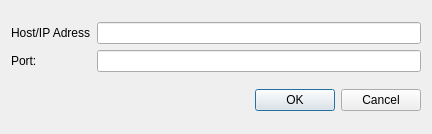
<?xml version="1.0" encoding="UTF-8"?>
<ui version="4.0">
 <class>ConnectDlg</class>
 <widget class="QDialog" name="ConnectDlg">
  <property name="geometry">
   <rect>
    <x>0</x>
    <y>0</y>
    <width>432</width>
    <height>134</height>
   </rect>
  </property>
  <property name="windowTitle">
   <string>Connect to Server</string>
  </property>
  <layout class="QVBoxLayout" name="verticalLayout">
   <item>
    <layout class="QGridLayout" name="gridLayout">
     <item row="0" column="0">
      <widget class="QLabel" name="label">
       <property name="text">
        <string>Host/IP Adress</string>
       </property>
      </widget>
     </item>
     <item row="0" column="1">
      <widget class="QLineEdit" name="HostLE"/>
     </item>
     <item row="1" column="0">
      <widget class="QLabel" name="label_2">
       <property name="text">
        <string>Port:</string>
       </property>
      </widget>
     </item>
     <item row="1" column="1">
      <widget class="QLineEdit" name="PortLE"/>
     </item>
    </layout>
   </item>
   <item>
    <widget class="QDialogButtonBox" name="buttonBox">
     <property name="orientation">
      <enum>Qt::Horizontal</enum>
     </property>
     <property name="standardButtons">
      <set>QDialogButtonBox::Cancel|QDialogButtonBox::Ok</set>
     </property>
    </widget>
   </item>
  </layout>
 </widget>
 <resources/>
 <connections>
  <connection>
   <sender>buttonBox</sender>
   <signal>accepted()</signal>
   <receiver>ConnectDlg</receiver>
   <slot>accept()</slot>
   <hints>
    <hint type="sourcelabel">
     <x>248</x>
     <y>254</y>
    </hint>
    <hint type="destinationlabel">
     <x>157</x>
     <y>274</y>
    </hint>
   </hints>
  </connection>
  <connection>
   <sender>buttonBox</sender>
   <signal>rejected()</signal>
   <receiver>ConnectDlg</receiver>
   <slot>reject()</slot>
   <hints>
    <hint type="sourcelabel">
     <x>316</x>
     <y>260</y>
    </hint>
    <hint type="destinationlabel">
     <x>286</x>
     <y>274</y>
    </hint>
   </hints>
  </connection>
 </connections>
</ui>
